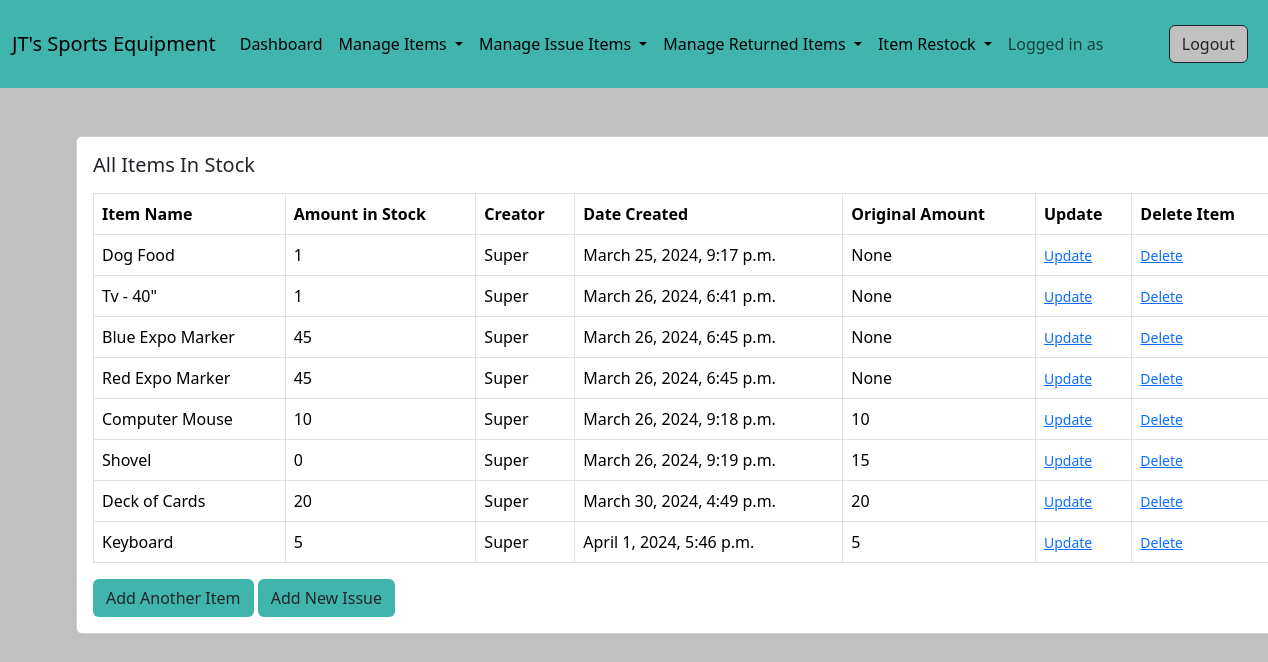
Page /store/all-items/ on the earlier database version.
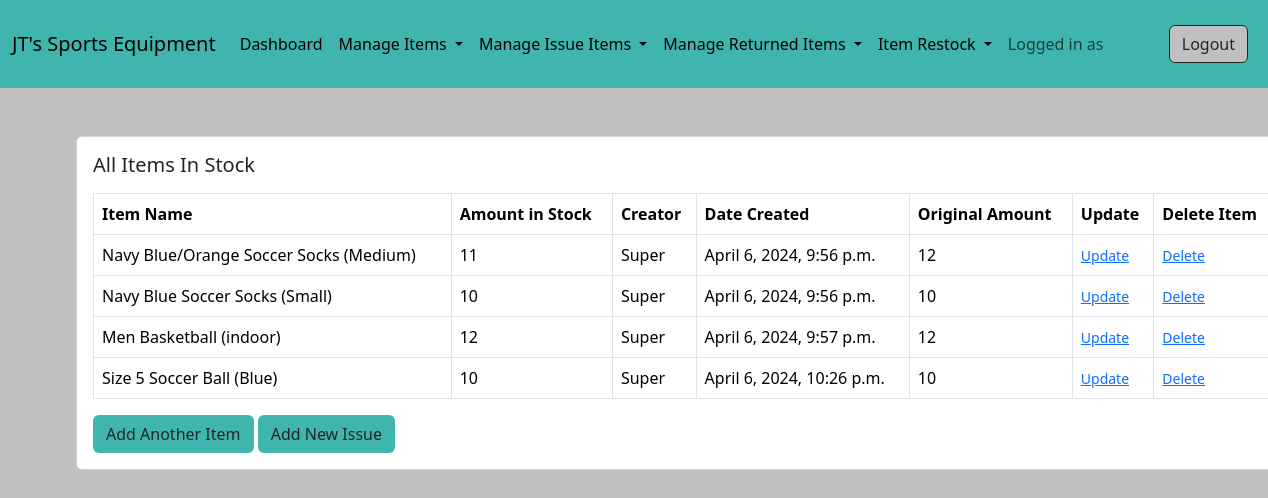
Same page on the later database version.
### store/models.py (models this page shows, shortened)
class Item(models.Model):
    item_name = models.CharField(max_length=100)
    item_amount = models.PositiveBigIntegerField()
    creator = models.ForeignKey(User, on_delete=models.CASCADE)
    date_created = models.DateTimeField(auto_now_add=True)
    original_amount = models.PositiveBigIntegerField(null=True, blank=True)

### store/views.py (the view)
# urls.py: path('all-items/', views.all_Items, name='all-items'),
def all_Items(request):
    items = Item.objects.all()
    context = {'items':items}
    return render(request, 'store/all_items.html', context)

### templates/store/all_items.html
{% extends 'base.html' %}
{% block content %}
<div class="card mx-auto" style="width: 76rem;" style="background-color:#C0C0C0;">
    <div class="card-body">
        <h5 class="card-title mb-3">All Items In Stock</h5>
        <table class="table table-bordered">
            <thead>
                <tr>
                    <th scope="col">Item Name</th>
                    <th scope="col">Amount in Stock</th>
                    <th scope="col">Creator</th>
                    <th scope="col">Date Created</th>
                    <th scope="col">Original Amount</th>
                    <th scope="col">Update</th>
                    <th scope='col'>Delete Item</th>
                </tr>
            </thead>
            <tbody>
                {% for item in items%}
                <tr>
                    <td>{{item.item_name}}</td>
                    <td>{{item.item_amount}}</td>
                    <td>{{item.creator}}</td>
                    <td>{{item.date_created}}</td>
                    <td>{{item.original_amount}}</td>
                    <td><a href="{% url 'update-item' item.pk %}"><small>Update</small></a></td>
                    <td><a href="{% url 'delete-item' item.pk %}"><small>Delete</small></a></td>
                </tr>
                {% endfor %}
            </tbody>
        </table>
        <a href="{% url 'add-item' %}" class="btn" style="background-color:#40B5AD" role="button">Add Another Item</a>
        <a href="{% url 'issue-item' %}" class="btn" style="background-color:#40B5AD" role="button">Add New Issue</a>
    </div>
</div>
{% endblock content %}

### templates/base.html (shortened to what this page needs)
<!doctype html>
<html lang="en">
<head>
    <link href="https://cdn.jsdelivr.net/npm/bootstrap@5.3.3/dist/css/bootstrap.min.css"
        rel="stylesheet">
</head>
<body style="background-color: #C0C0C0">
    <nav class="navbar navbar-light navbar-expand-lg py-4" style="background-color: #40B5AD;">
        <div class="container-fluid">
          <a class="navbar-brand" href="#">JT's Sports Equipment</a>
          <div class="collapse navbar-collapse" id="navbarSupportedContent">
            <ul class="navbar-nav me-auto mb-2 mb-lg-0">
              <li class="nav-item">
                <a class="nav-link active" aria-current="page" href="{% url 'dashboard' %}">Dashboard</a>
              </li>
              <li class="nav-item dropdown">
                <a class="nav-link dropdown-toggle active" href="#" role="button" data-bs-toggle="dropdown" aria-expanded="false">
                  Manage Items
                </a>
              </li>
              <li class="nav-item dropdown">
                <a class="nav-link dropdown-toggle active" href="#" role="button" data-bs-toggle="dropdown" aria-expanded="false">
                  Manage Issue Items
                </a>
              </li>
              <li class="nav-item dropdown">
                <a class="nav-link dropdown-toggle active" href="#" role="button" data-bs-toggle="dropdown" aria-expanded="false">
                  Manage Returned Items
                </a>
              </li>
              <li class="nav-item dropdown">
                <a class="nav-link dropdown-toggle active" href="#" role="button" data-bs-toggle="dropdown" aria-expanded="false">
                  Item Restock
                </a>
              </li>
              <li class="nav-item">
                <a class="nav-link" href='#'>Logged in as {{request.user.username}}</a>
              </li>
            </ul>
            <a href="{% url 'logout' %}" class="btn me-2 btn-md active" style="background-color:#C0C0C0">Logout</a>
          </div>
        </div>
    </nav>
    <div class="container mt-5">
        {% block content %}
        {% endblock content %}
    </div>
</body>
</html>

Differences in the rows shown:
removed Item: item_name "Dog Food", item_amount "1", creator "Super", date_created "March 25, 2024, 9:17 p.m.", original_amount "None"
removed Item: item_name "Tv - 40\"", item_amount "1", creator "Super", date_created "March 26, 2024, 6:41 p.m.", original_amount "None"
removed Item: item_name "Blue Expo Marker", item_amount "45", creator "Super", date_created "March 26, 2024, 6:45 p.m.", original_amount "None"
removed Item: item_name "Red Expo Marker", item_amount "45", creator "Super", date_created "March 26, 2024, 6:45 p.m.", original_amount "None"
removed Item: item_name "Computer Mouse", item_amount "10", creator "Super", date_created "March 26, 2024, 9:18 p.m.", original_amount "10"
removed Item: item_name "Shovel", item_amount "0", creator "Super", date_created "March 26, 2024, 9:19 p.m.", original_amount "15"
removed Item: item_name "Deck of Cards", item_amount "20", creator "Super", date_created "March 30, 2024, 4:49 p.m.", original_amount "20"
removed Item: item_name "Keyboard", item_amount "5", creator "Super", date_created "April 1, 2024, 5:46 p.m.", original_amount "5"
added Item: item_name "Navy Blue/Orange Soccer Socks (Medium)", item_amount "11", creator "Super", date_created "April 6, 2024, 9:56 p.m.", original_amount "12"
added Item: item_name "Navy Blue Soccer Socks (Small)", item_amount "10", creator "Super", date_created "April 6, 2024, 9:56 p.m.", original_amount "10"
added Item: item_name "Men Basketball (indoor)", item_amount "12", creator "Super", date_created "April 6, 2024, 9:57 p.m.", original_amount "12"
added Item: item_name "Size 5 Soccer Ball (Blue)", item_amount "10", creator "Super", date_created "April 6, 2024, 10:26 p.m.", original_amount "10"
